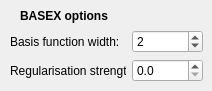
      <widget class="QWidget" name="BASEX">
       <widget class="QLabel" name="label_26">
        <property name="geometry">
         <rect>
          <x>20</x>
          <y>0</y>
          <width>131</width>
          <height>31</height>
         </rect>
        </property>
        <property name="font">
         <font>
          <pointsize>9</pointsize>
          <bold>true</bold>
         </font>
        </property>
        <property name="text">
         <string>BASEX options</string>
        </property>
       </widget>
       <widget class="QWidget" name="layoutWidget_6">
        <property name="geometry">
         <rect>
          <x>10</x>
          <y>30</y>
          <width>193</width>
          <height>52</height>
         </rect>
        </property>
        <layout class="QGridLayout" name="gridLayout_4">
         <item row="0" column="0">
          <widget class="QLabel" name="label_27">
           <property name="text">
            <string>Basis function width:</string>
           </property>
          </widget>
         </item>
         <item row="0" column="1">
          <widget class="QSpinBox" name="basisFunctionWidthBASEX">
           <property name="minimum">
            <number>1</number>
           </property>
           <property name="maximum">
            <number>50</number>
           </property>
           <property name="singleStep">
            <number>1</number>
           </property>
           <property name="value">
            <number>2</number>
           </property>
          </widget>
         </item>
         <item row="1" column="0">
          <widget class="QLabel" name="label_28">
           <property name="text">
            <string>Regularisation strength:</string>
           </property>
          </widget>
         </item>
         <item row="1" column="1">
          <widget class="QDoubleSpinBox" name="regStrengthBASEX">
           <property name="decimals">
            <number>1</number>
           </property>
           <property name="maximum">
            <double>10000.000000000000000</double>
           </property>
           <property name="singleStep">
            <double>10.000000000000000</double>
           </property>
          </widget>
         </item>
        </layout>
       </widget>
      </widget>
